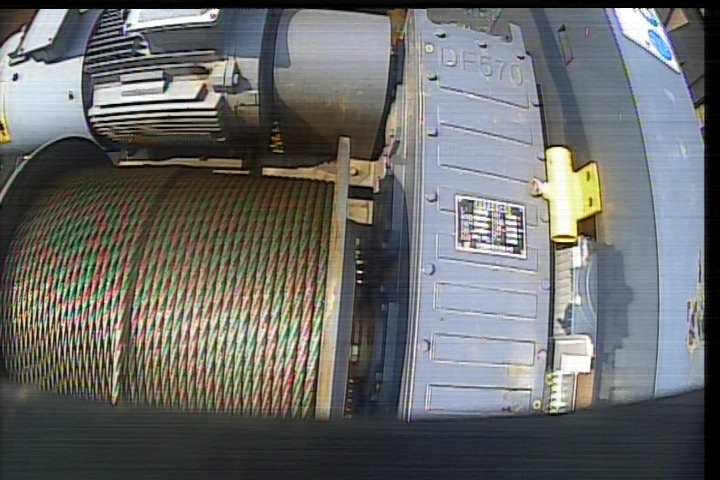
#> input picture my_scripts/normal/innormal_0509_img00001.jpg, 720 x 480 px
$ python HSV_threshold_selector.py
#> lines starting #> are read from the running program, lines starting #| are printed output that depends on the picture; after the words box and inside, x2 and y2 are one past the last pixel; in counts of white or black regions, pixels touching at a corner belong together
# -*- coding: utf-8 -*-
"""
Created on Thu Aug 19 16:21:44 2021

@author: 00769901
"""

import cv2
import numpy as np


def callback(object):
    pass


# [5 lines of commented-out code are left out]


def Choose_Color():
    filename = input("Please Input Your Image Or Video : \n")
#> the answer given: normal/innormal_0509_img00001.jpg
    image0 = cv2.imread(filename, 1)
#> image0 is the input picture: shape (480, 720, 3); mean B, G, R 106.1, 107.3, 106.5
    img = cv2.cvtColor(image0, cv2.COLOR_BGR2HSV)
#> img: shape (480, 720, 3); mean H, S, V 71.2, 49.5, 116.4
    # img = image0
    '''
    目标：创建滑动条，把滑动条绑定到opencv窗口
    cv2.createTrackbar()函数，函数的第一个参数时滑动条的名字，第二个参数时滑动条被放置的窗口的名字，第三个参数是滑动条默认值，第四个参数时滑动条的最大值，第五个参数时回调函数，每次滑动都会调用回调函数。
    cv2.getTrackbarPos()，共有2个参数，第一个参数是滑动条名字，第二个时所在窗口偶，返回值是滑动条位置。
    '''
    img = cv2.resize(img, (int(img.shape[1] / 2), int(img.shape[0] / 2)))
#> img: shape (240, 360, 3); mean H, S, V 71.3, 49.6, 116.5

    cv2.imshow("image", img)

    cv2.createTrackbar("H_min", "image", 50, 255, callback)
    cv2.createTrackbar("H_max", "image", 150, 255, callback)

    cv2.createTrackbar("S_min", "image", 0, 255, callback)
    cv2.createTrackbar("S_max", "image", 255, 255, callback)

    cv2.createTrackbar("V_min", "image", 0, 255, callback)
    cv2.createTrackbar("V_max", "image", 255, 255, callback)

    while True:

        H_min = cv2.getTrackbarPos("H_min", "image", )
        S_min = cv2.getTrackbarPos("S_min", "image", )
        V_min = cv2.getTrackbarPos("V_min", "image", )

        H_max = cv2.getTrackbarPos("H_max", "image", )
        S_max = cv2.getTrackbarPos("S_max", "image", )
        V_max = cv2.getTrackbarPos("V_max", "image", )

        lower_hsv = np.array([H_min, S_min, V_min])
        upper_hsv = np.array([H_max, S_max, V_max])

        mask = cv2.inRange(img, lower_hsv, upper_hsv)
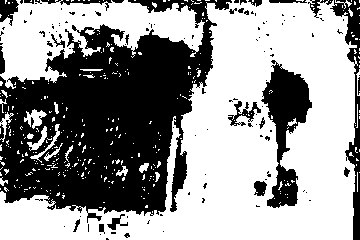
#> mask: shape (240, 360); 58.8% white; 117 black regions (92 under 20 px), largest, box (x1, y1, x2, y2) and area: (0, 0, 232, 223) 28151, (261, 60, 312, 208) 3320, (330, 0, 360, 240) 1787
        # print(lower_hsv, upper_hsv)

        # print("H_min = %d,H_max = %d,S_min = %d,S_max = %d,V_min = %d,V_max = %d"%(H_min,H_max,S_min,S_max,V_min,V_max))

        cv2.imshow("mask", mask)

        if cv2.waitKey(1) & 0XFF == 27:
#> (key Esc is pressed here)
            break


if __name__ == '__main__':
    Choose_Color()
